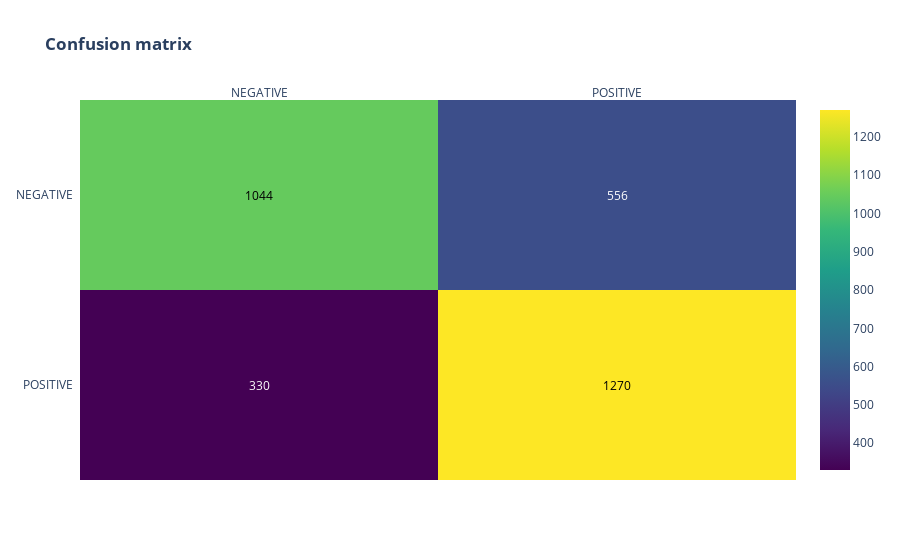

The code cell stored with this chart in its notebook:
### Code cell
target_names = ['NEGATIVE', 'POSITIVE']
print(classification_report(labels_test, y_pred_label, target_names=target_names))
print("ROC AUC score : ", round(roc_auc_score(labels_test, y_pred_label), 3))
print("Average Precision score : ", round(average_precision_score(labels_test, y_pred_label), 3),)
conf_matrix(metrics.confusion_matrix(labels_test, y_pred_label))

### Figure 1 — Plotly figure (JSON) as saved in the notebook; plotly's stock layout.template omitted (floating-point values rounded to 4 significant figures)
{"data": [{"colorscale": [[0, "#440154"], [0.1111, "#482878"], [0.2222, "#3e4989"], [0.3333, "#31688e"], [0.4444, "#26828e"], [0.5556, "#1f9e89"], [0.6667, "#35b779"], [0.7778, "#6ece58"], [0.8889, "#b5de2b"], [1, "#fde725"]], "reversescale": false, "showscale": true, "type": "heatmap", "x": ["NEGATIVE", "POSITIVE"], "y": ["POSITIVE", "NEGATIVE"], "z": [[330, 1270], [1044, 556]]}], "layout": {"annotations": [{"font": {"color": "#FFFFFF"}, "showarrow": false, "text": "330", "x": "NEGATIVE", "xref": "x", "y": "POSITIVE", "yref": "y"}, {"font": {"color": "#000000"}, "showarrow": false, "text": "1270", "x": "POSITIVE", "xref": "x", "y": "POSITIVE", "yref": "y"}, {"font": {"color": "#000000"}, "showarrow": false, "text": "1044", "x": "NEGATIVE", "xref": "x", "y": "NEGATIVE", "yref": "y"}, {"font": {"color": "#FFFFFF"}, "showarrow": false, "text": "556", "x": "POSITIVE", "xref": "x", "y": "NEGATIVE", "yref": "y"}], "autosize": true, "title": {"text": "<b>Confusion matrix</b>"}, "xaxis": {"autorange": true, "dtick": 1, "gridcolor": "rgb(0, 0, 0)", "range": [-0.5, 1.5], "side": "top", "ticks": "", "type": "category"}, "yaxis": {"autorange": true, "dtick": 1, "range": [-0.5, 1.5], "ticks": "", "ticksuffix": "  ", "type": "category"}}}
